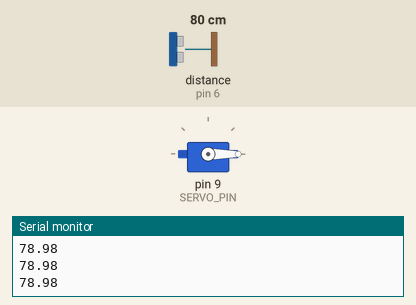
Recording of a sketch running on a simulated Arduino Uno, built with avr-gcc and run on an emulated ATmega328P. On the bench: servo, the last lines printed to the serial monitor. Wiring (inferred from the names in the program): ultrasonic range finder: trigger pin 7; echo pin 6. The inputs (shaded band) are chosen by the test bench; at power-on: distance to the obstacle (sensor on pin 6) 80 cm. The echo pulse lasts 58.3 µs per cm.

Above: at 1.2 s.
1.3 s: distance to the obstacle (sensor on pin 6) set to 35 cm
3.0 s: distance to the obstacle (sensor on pin 6) set to 27 cm
At 4.7 s:
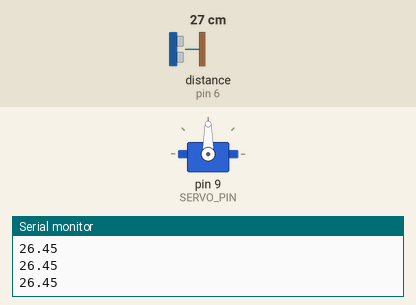
5.0 s: distance to the obstacle (sensor on pin 6) set to 60 cm
At 7.3 s:
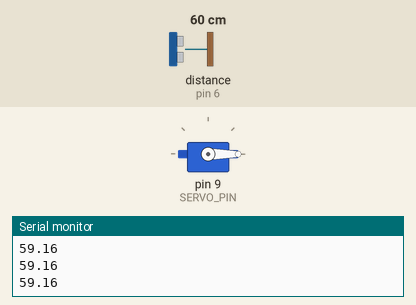
7.6 s: distance to the obstacle (sensor on pin 6) set to 2 cm
At 9.1 s:
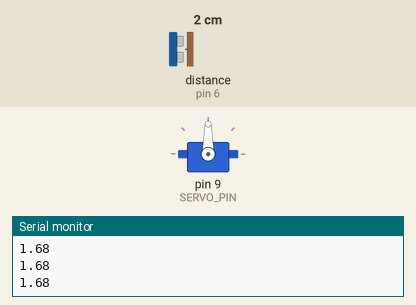
Timing chart, 0 to 10.6 s (numbered marks = the images above; inputs shaded):
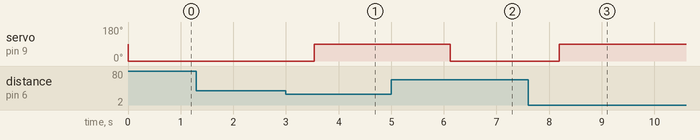

The sketch:

trashcan.ino
```cpp
#include <Servo.h>

#define SERVO_PIN 9

int echo =6;
int trig =7;

Servo myservo;

int cnt =0;

void setup() {
  Serial.begin(9600);
  pinMode(trig, OUTPUT);
  pinMode(echo, INPUT);
  myservo.attach(SERVO_PIN);
}

void loop() {

  digitalWrite(trig, HIGH);
  delayMicroseconds(10);
  digitalWrite(trig, LOW);

  unsigned long duration = pulseIn(echo, HIGH);

  float distanceCM = (34000.0 * duration / 1000000.0) / 2.0;

  if (distanceCM <=30)
  {
    if(cnt >=10)
    {
      myservo.write(90);
    }
    else cnt = cnt +2;
  }
  else
  {
    if(cnt ==0)
    {
      myservo.write(0);
    }
    else cnt--;
  }

  Serial.println(distanceCM);
  delay(100);
}
```

Measured:
- the behaviour switches between 31 and 30 cm on distance to the obstacle (sensor on pin 6) (found by bisection; images 0 and 1)
- after the input at 3.0 s, servo on pin 9 (SERVO_PIN): 0° → 90° after 0.54 s
- after the input at 5.0 s, servo on pin 9 (SERVO_PIN): 90° → 0° after 1.1 s
- after the input at 7.6 s, servo on pin 9 (SERVO_PIN): 0° → 90° after 0.59 s
